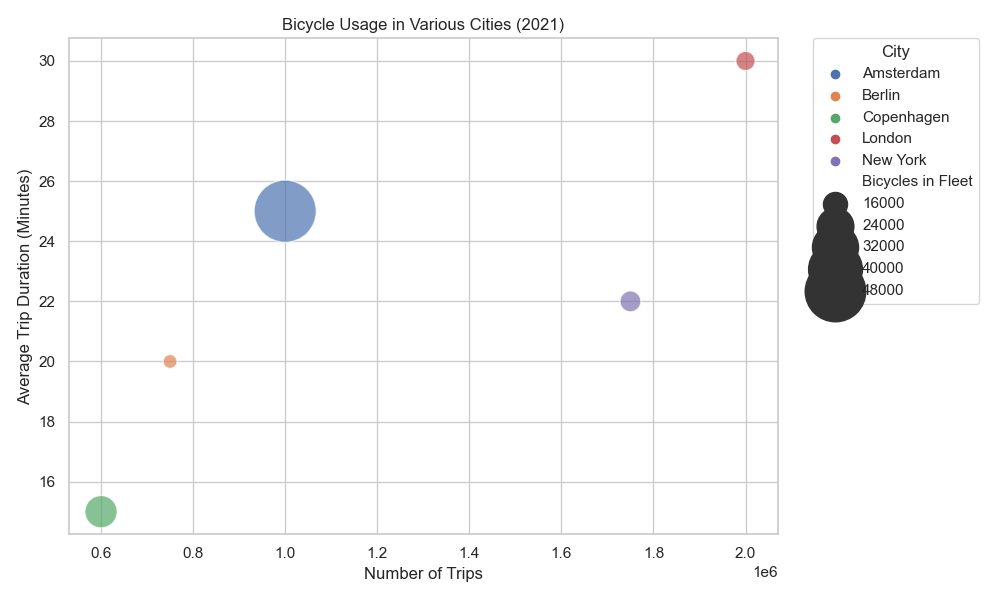

Write Python code to recreate this figure.

import pandas as pd
import seaborn as sns
import matplotlib.pyplot as plt

# Given chart table data
data = [
    {'City': 'Amsterdam', 'Year': 2021, 'Bicycles in Fleet': 50000, 'Number of Trips': 1000000, 'Average Trip Duration (Minutes)': 25},
    {'City': 'Berlin', 'Year': 2021, 'Bicycles in Fleet': 12000, 'Number of Trips': 750000, 'Average Trip Duration (Minutes)': 20},
    {'City': 'Copenhagen', 'Year': 2021, 'Bicycles in Fleet': 20800, 'Number of Trips': 600000, 'Average Trip Duration (Minutes)': 15},
    {'City': 'London', 'Year': 2021, 'Bicycles in Fleet': 13800, 'Number of Trips': 2000000, 'Average Trip Duration (Minutes)': 30},
    {'City': 'New York', 'Year': 2021, 'Bicycles in Fleet': 14500, 'Number of Trips': 1750000, 'Average Trip Duration (Minutes)': 22}
]

# Convert the list of dictionaries to a pandas DataFrame
df = pd.DataFrame(data)

# Set the aesthetic style of the plots
sns.set_style("whitegrid")

# Create a bubble chart
plt.figure(figsize=(10, 6))
bubble = sns.scatterplot(data=df, x="Number of Trips", y="Average Trip Duration (Minutes)",
                         size="Bicycles in Fleet", hue="City", sizes=(100, 2000), alpha=0.7, legend='brief')

# Customize the axes and title
plt.xlabel('Number of Trips')
plt.ylabel('Average Trip Duration (Minutes)')
plt.title('Bicycle Usage in Various Cities (2021)')

# Adjust legends
h,l = bubble.get_legend_handles_labels()
plt.legend(h[1:], l[1:], title="City", bbox_to_anchor=(1.05, 1), loc=2, borderaxespad=0.)

# Show the plot
plt.tight_layout()
plt.show()
